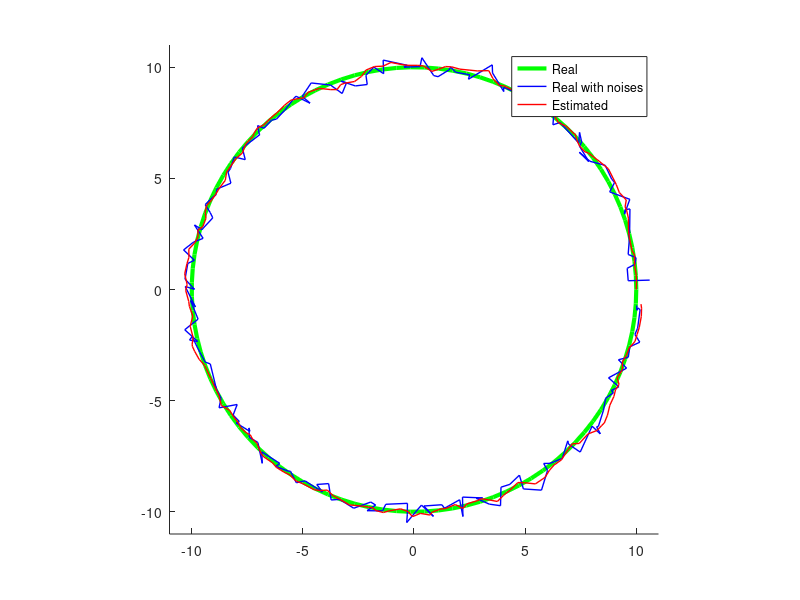

Recreate this plot in MATLAB.
clc;
clear;

r = 10;
degree = 0.174;
times = 180;
T = 0.2; 

R = [T^2/2, 0; T, 0; 0, T^2/2; 0, T];
R = R * [1, 0; 0, 1] * R';
Q = [0.1,0;0,0.1];

A = [1, T, 0, 0; 0, 1, 0, 0; 0, 0, 1, T; 0, 0, 0, 1];
C = [1, 0, 0, 0; 0, 0, 1, 0];

timestep = (0:times) * T;
z = [r * cos(degree*timestep); r * sin(degree*timestep)] +  0.25 * randn(2, times+1);
estimates = zeros(4, times+1);

x = [r; 0; 0; degree*r];
estimate_sigma = eye(4)*0.001;

for i = 1:times
    estimates(:, i) = x;
    x = A * x;
    estimate_sigma = A * estimate_sigma * A' + R;
    K = estimate_sigma * C' / (C * estimate_sigma * C' + Q);
    x = x + K * (z(:,i) - C * x);
    estimate_sigma = (eye(size(K * C, 1)) - K * C) * estimate_sigma;
end
estimates(:, end) = x;

figure;
hold on;
plot(r * cos(linspace(0, 2*pi)), r * sin(linspace(0, 2*pi)), 'g', 'LineWidth', 3);
plot(z(1, :), z(2, :), 'b', 'LineWidth', 1); 
plot(estimates(1, :), estimates(3, :), 'r', 'LineWidth', 1);
legend('Real', 'Real with noises', 'Estimated');
axis equal;
xlim([-11, 11]);
ylim([-11, 11]);


